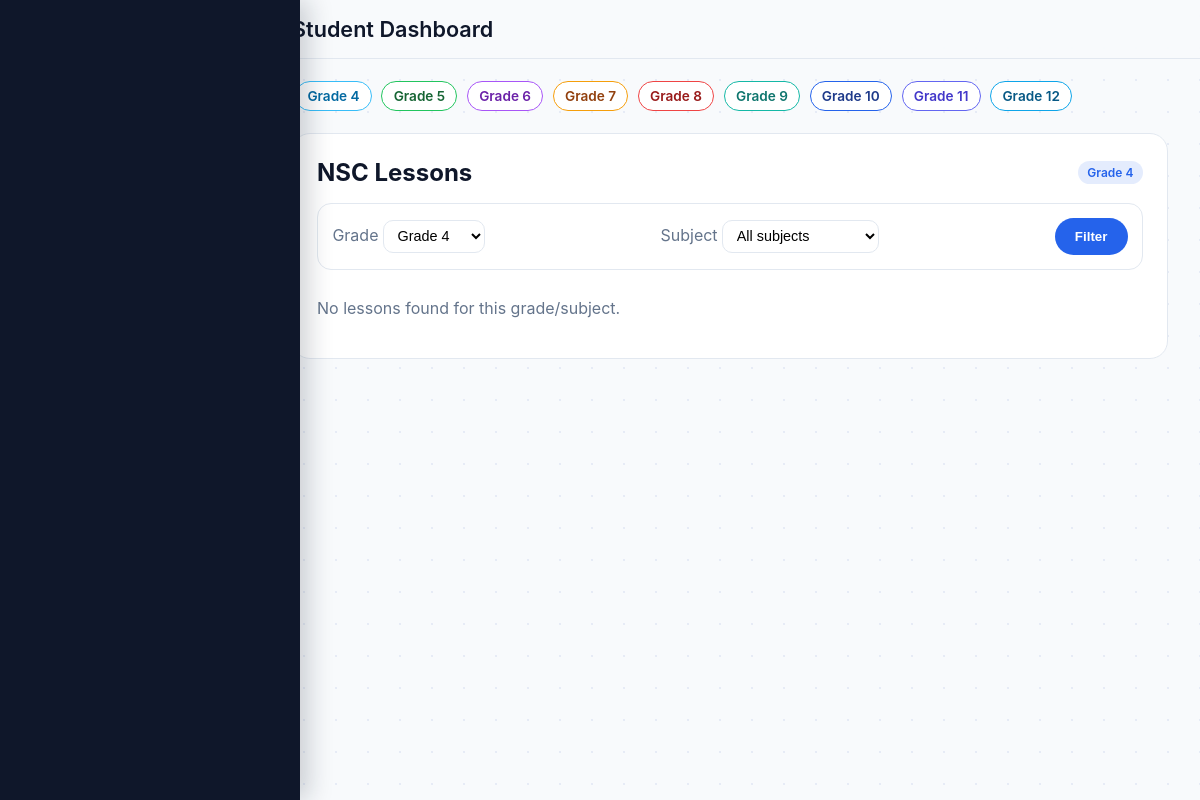
/lessons/catalog/ (signed in), run on an earlier commit of the app's database.
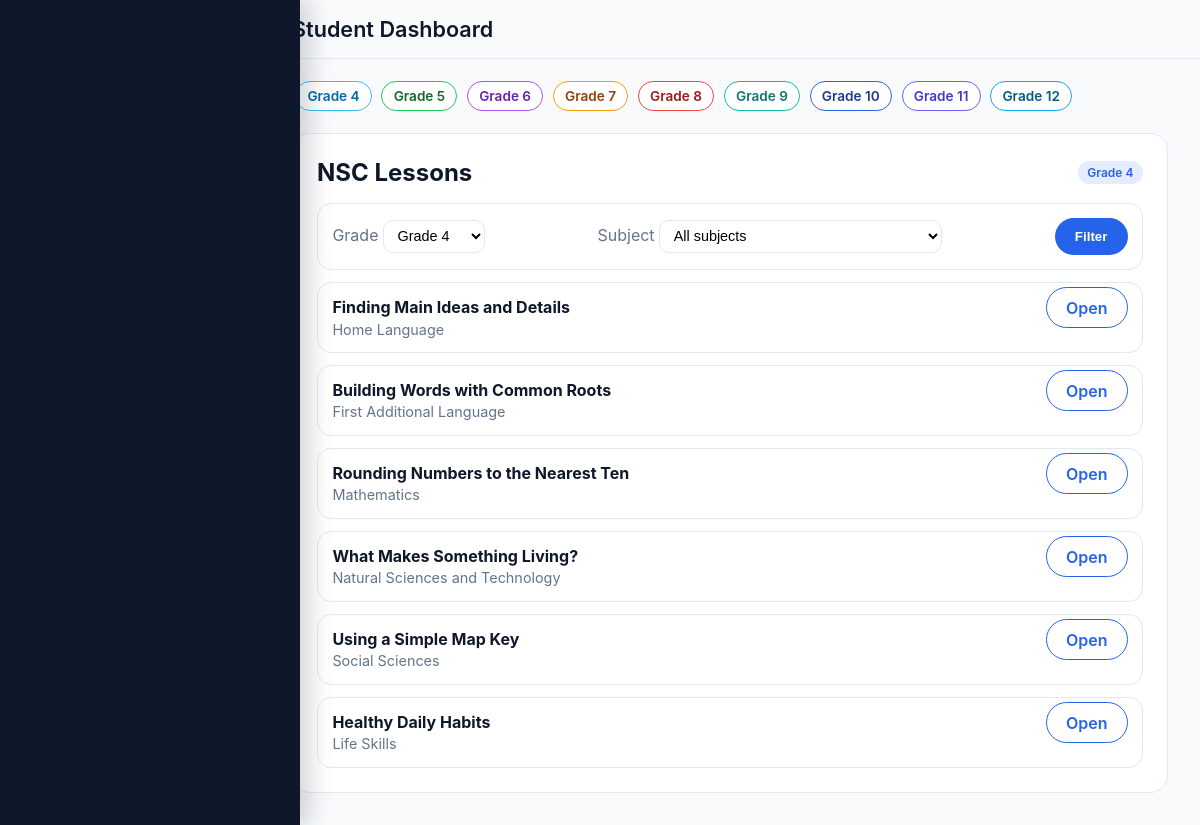
And on a later commit of the database.
### core/models.py (models this page shows, shortened)
class Grade(models.Model):
    PHASE_INTERMEDIATE = "intermediate"
    PHASE_SENIOR = "senior"
    PHASE_FET = "fet"
    PHASE_CHOICES = [
        (PHASE_INTERMEDIATE, "Intermediate"),
        (PHASE_SENIOR, "Senior"),
        (PHASE_FET, "FET"),
    ]
    number = models.PositiveSmallIntegerField(unique=True)
    label = models.CharField(max_length=20, default="")
    phase = models.CharField(max_length=20, choices=PHASE_CHOICES, default=PHASE_INTERMEDIATE)
    class Meta:
        ordering = ("number",)
    def __str__(self):
        return self.label or f"Grade {self.number}"

class Lesson(models.Model):
    caps_version = models.ForeignKey(
        CAPSVersion,
        on_delete=models.SET_NULL,
        null=True,
        blank=True,
        related_name="lessons",
    )
    title = models.CharField(max_length=200)
    slug = models.SlugField(max_length=220, unique=True, blank=True, null=True)
    term = models.PositiveSmallIntegerField(choices=[(1, "Term 1"), (2, "Term 2"), (3, "Term 3"), (4, "Term 4")], default=1)
    topic = models.CharField(max_length=200, blank=True, default="")
    content = models.TextField()
    key_concepts = models.TextField(blank=True, default="")
    examples = models.TextField(blank=True, default="")
    summary = models.TextField(blank=True, default="")
    grade = models.CharField(max_length=20, blank=True, default="")
    subject = models.CharField(max_length=50, blank=True, default="")
    grade_ref = models.ForeignKey(Grade, on_delete=models.SET_NULL, null=True, blank=True, related_name="lessons")
    subject_ref = models.ForeignKey(Subject, on_delete=models.SET_NULL, null=True, blank=True, related_name="lessons")
    topic_ref = models.ForeignKey(Topic, on_delete=models.SET_NULL, null=True, blank=True, related_name="lessons")
    subtopic_ref = models.ForeignKey("Subtopic", on_delete=models.SET_NULL, null=True, blank=True, related_name="lessons")
    notes_text = models.TextField(blank=True, default="")
    notes_file = models.FileField(upload_to="lesson_notes/", blank=True, null=True)
    video_url = models.URLField(blank=True, default="")
    formula_sheet = models.FileField(upload_to="formula_sheets/", blank=True, null=True)
    cover_image = models.FileField(upload_to="lesson_images/", blank=True, null=True)
    created_at = models.DateTimeField(auto_now_add=True)
    updated_at = models.DateTimeField(auto_now=True)
    is_published = models.BooleanField(default=False)
    @property
    def description(self):
        return self.content
    @classmethod
    def published_for_active_caps(cls):
        return cls.objects.filter(is_published=True, caps_version__is_active=True)

class Subject(models.Model):
    name = models.CharField(max_length=100)
    slug = models.SlugField(max_length=120, unique=True)
    grades = models.ManyToManyField(Grade, related_name="subjects", blank=True)
    class Meta:
        ordering = ("name",)

### core/views.py (the view)
# urls.py: path("lessons/catalog/", views.lesson_catalog, name="lesson_catalog"),
@login_required
def lesson_catalog(request):
    grade_number = request.GET.get("grade")
    subject_slug = request.GET.get("subject")
    grade = Grade.objects.filter(number=grade_number).first() if grade_number else Grade.objects.first()
    subjects = Subject.objects.all()
    lessons = Lesson.published_for_active_caps().select_related("grade_ref", "subject_ref", "topic_ref", "subtopic_ref")
    if grade:
        lessons = lessons.filter(models.Q(grade_ref=grade) | models.Q(grade=str(grade.number)))
    if subject_slug:
        lessons = lessons.filter(models.Q(subject_ref__slug=subject_slug) | models.Q(subject__iexact=subject_slug.replace("-", " ")))
    paginator = Paginator(lessons, 12)
    page_obj = paginator.get_page(request.GET.get("page"))
    progress_map = {
        progress.lesson_id: progress
        for progress in StudentProgress.objects.filter(student=request.user, lesson__in=page_obj)
    }
    bookmarks = {
        bookmark.lesson_id
        for bookmark in LessonBookmark.objects.filter(student=request.user, lesson__in=page_obj)
    }
    lesson_cards = [
        {
            "lesson": lesson,
            "progress": progress_map.get(lesson.id),
            "bookmarked": lesson.id in bookmarks,
        }
        for lesson in page_obj
    ]
    return render(request, "core/lessons/lesson_catalog.html", {
        "grade": grade,
        "subjects": subjects,
        "lesson_cards": lesson_cards,
        "page_obj": page_obj,
    })

### core/context_processors.py (called while the page is built)
def grade_nav_context(request):
    grades = list(Grade.objects.order_by("number"))
    return {
        "nav_grades": grades,
    }

### core/templates/core/lessons/lesson_catalog.html (shortened to what this page needs)
{% extends "core/base_student.html" %}
{% block dashboard_content %}
<section class="panel">
  <div class="panel__header">
    <h2>NSC Lessons</h2>
    {% if grade %}
      <span class="chip">{{ grade }}</span>
    {% endif %}
  </div>
  <div class="panel__body">
    <form method="get" class="panel-item" style="align-items:center;">
      <div>
        <label class="muted">Grade</label>
        <select name="grade" class="form-select">
          {% for item in nav_grades %}
            <option value="{{ item.number }}" {% if grade and item.number == grade.number %}selected{% endif %}>Grade {{ item.number }}</option>
          {% endfor %}
        </select>
      </div>
      <div>
        <label class="muted">Subject</label>
        <select name="subject" class="form-select">
          <option value="">All subjects</option>
        </select>
      </div>
      <button class="btn btn-primary" type="submit">Filter</button>
    </form>
    {% for card in lesson_cards %}
      {% with lesson=card.lesson progress=card.progress %}
      <div class="panel-item">
        <div>
          <h3>{{ lesson.title }}</h3>
          <p>{{ lesson.subject_ref.name|default:lesson.subject }}</p>
        </div>
        <div>
          <a class="btn btn-outline" href="{% url 'lesson_detail_slug' lesson.slug %}">Open</a>
        </div>
      </div>
      {% endwith %}
    {% empty %}
      <p class="panel-empty">No lessons found for this grade/subject.</p>
    {% endfor %}
  </div>
</section>
{% endblock %}

### core/templates/core/base_student.html
{% extends "core/base_dashboard.html" %}
{% block dashboard_title %}{% block student_title %}Student Dashboard{% endblock %}{% endblock %}

### core/templates/core/base_dashboard.html (shortened to what this page needs)
{% extends "core/base.html" %}
{% load static %}
{% block extra_head %}
  <link rel="stylesheet" href="{% static 'core/css/dashboard.css' %}">
{% endblock %}
{% block body_class %}
dashboard-body app-gradient{% if role_theme == "teacher" %} teacher-theme{% elif role_theme == "student" %} student-theme{% endif %}
{% endblock %}
{% block content %}
  <div class="dashboard-layout">
    <aside class="dashboard-sidebar" id="dashboardSidebar">
    </aside>
    <div class="dashboard-main">
      <header class="dashboard-topbar">
        <div class="dashboard-topbar__title">
          {% block dashboard_title %}{% endblock %}
        </div>
      </header>
      <section class="dashboard-content">
        {% include "core/components/grade_nav.html" %}
        {% block dashboard_content %}{% endblock %}
      </section>
    </div>
  </div>
{% endblock %}

### core/templates/core/base.html (shortened to what this page needs)
<!DOCTYPE html>
<html lang="en">
<head>
    {% load static %}
    <link rel="stylesheet" href="{% static 'core/css/base_styles.css' %}">
    <link rel="stylesheet" href="{% static 'core/css/dashboard.css' %}">
    <link rel="stylesheet" href="{% static 'core/css/loader.css' %}">
    {% block extra_head %}{% endblock %}
</head>
<body class="app-body {% block body_class %}{% endblock %}">
    {% block content %}{% endblock %}
</body>
</html>

### core/templates/core/components/grade_nav.html
<nav class="grade-nav" aria-label="Grades">
  <div class="grade-nav__track">
    {% for grade in nav_grades %}
      <a class="grade-nav__item grade-{{ grade.number }}" href="{% url 'lesson_catalog' %}?grade={{ grade.number }}">
        Grade {{ grade.number }}
      </a>
    {% endfor %}
  </div>
</nav>

### core/static/core/css/base_styles.css (style rules this page uses)
:root { --color-primary: #1e40af; --color-secondary: #16a34a; --color-accent: #f97316; --color-bg: #f9fafb; --color-text: #111827; --color-muted: #6b7280; --color-card: #ffffff; --color-border: #e5e7eb; --shadow-soft: 0 12px 28px rgba(15, 23, 42, 0.08); }
body.app-body { margin: 0; font-family: "Inter", "Segoe UI", system-ui, sans-serif; background: var(--color-bg); color: var(--color-text); }
body.app-gradient { background: linear-gradient(135deg, #eef2ff 0%, #f0fdf4 100%); position: relative; overflow-x: hidden; }
body.app-gradient::before { content: ""; position: fixed; inset: 0; background-image: radial-gradient(rgba(30, 64, 175, 0.08) 1px, transparent 1px); background-size: 32px 32px; pointer-events: none; z-index: -1; }

### core/static/core/css/dashboard.css (style rules this page uses)
:root { --bg: #f8fafc; --card: #ffffff; --text: #0f172a; --muted: #64748b; --border: #e2e8f0; --hover: #7c3aed; --sidebar-bg: #0f172a; --accent: #2563eb; --accent-secondary: #16a34a; --accent-warm: #f59e0b; }
body.dashboard-body { margin: 0; font-family: "Inter", "Segoe UI", system-ui, sans-serif; background: var(--bg); color: var(--text); }
.dashboard-layout { display: flex; min-height: 100vh; }
.dashboard-sidebar { width: 260px; background: var(--sidebar-bg); color: #ffffff; padding: 1.5rem 1.25rem; box-shadow: 8px 0 24px rgba(15, 23, 42, 0.2); position: fixed; inset: 0 auto 0 0; z-index: 40; }
.dashboard-main { flex: 1; display: flex; flex-direction: column; margin-left: 260px; }
.dashboard-topbar { display: flex; align-items: center; gap: 1rem; padding: 1rem 2rem; position: sticky; top: 0; background: rgba(248, 250, 252, 0.9); backdrop-filter: blur(10px); border-bottom: 1px solid var(--border); z-index: 30; }
.dashboard-topbar__title { font-size: 1.35rem; font-weight: 600; }
.dashboard-content { padding: 0 2rem 2rem; }
.btn { border-radius: 999px; padding: 0.6rem 1.2rem; text-decoration: none; font-weight: 600; border: 1px solid transparent; }
.btn-primary { background: var(--accent); color: #ffffff; }
.btn-outline { border-color: var(--accent); color: var(--accent); background: #ffffff; }
.form-select { border: 1px solid var(--border); border-radius: 10px; padding: 0.4rem 0.6rem; font-size: 0.9rem; background: #ffffff; }
.panel { background: var(--card); border: 1px solid var(--border); border-radius: 18px; padding: 1.5rem; }
.panel__header { display: flex; justify-content: space-between; align-items: center; gap: 1rem; margin-bottom: 1rem; }
.panel__header h2 { margin: 0; }
.panel__body { display: grid; gap: 0.75rem; }
.panel-item { display: flex; justify-content: space-between; align-items: flex-start; gap: 1rem; padding: 0.9rem; border: 1px solid var(--border); border-radius: 14px; }
.panel-item h3 { margin: 0 0 0.2rem; font-size: 1rem; }
.panel-item p { margin: 0; color: var(--muted); font-size: 0.9rem; }
.chip { background: rgba(37, 99, 235, 0.12); color: var(--accent); padding: 0.25rem 0.6rem; border-radius: 999px; font-size: 0.75rem; font-weight: 600; }
.muted { color: var(--muted); }
.grade-nav { margin: 1rem 0; overflow-x: auto; }
.grade-nav__track { display: flex; gap: 0.6rem; padding: 0.4rem 0.2rem; }
.grade-nav__item { text-decoration: none; font-weight: 600; font-size: 0.85rem; padding: 0.35rem 0.7rem; border-radius: 999px; border: 1px solid var(--border); background: #ffffff; color: var(--text); white-space: nowrap; }
.grade-4 { border-color: #38bdf8; color: #0369a1; }
.grade-5 { border-color: #22c55e; color: #166534; }
.grade-6 { border-color: #a855f7; color: #6b21a8; }
.grade-7 { border-color: #f59e0b; color: #92400e; }
.grade-8 { border-color: #ef4444; color: #991b1b; }
.grade-9 { border-color: #14b8a6; color: #0f766e; }
.grade-10 { border-color: #2563eb; color: #1e3a8a; }
.grade-11 { border-color: #6366f1; color: #4338ca; }
.grade-12 { border-color: #0ea5e9; color: #075985; }

### core/static/core/css/loader.css (style rules this page uses)
:root { --loader-bg-start: #081f63; --loader-bg-end: #0b2c78; --loader-text: #eef2ff; --loader-glow: rgba(64, 255, 214, 1); --loader-glow-soft: rgba(64, 255, 214, 0.5); }

What changed in the data, as far as the page shows it:
added Lesson: lesson "Finding Main Ideas and Details", lesson.subject_ref.name "Home Language"
added Lesson: lesson "Building Words with Common Roots", lesson.subject_ref.name "First Additional Language"
added Lesson: lesson "Rounding Numbers to the Nearest Ten", lesson.subject_ref.name "Mathematics"
added Lesson: lesson "What Makes Something Living?", lesson.subject_ref.name "Natural Sciences and Technology"
added Lesson: lesson "Using a Simple Map Key", lesson.subject_ref.name "Social Sciences"
added Lesson: lesson "Healthy Daily Habits", lesson.subject_ref.name "Life Skills"
Also different on the page:
text no longer shown: "No lessons found for this grade/subject."
